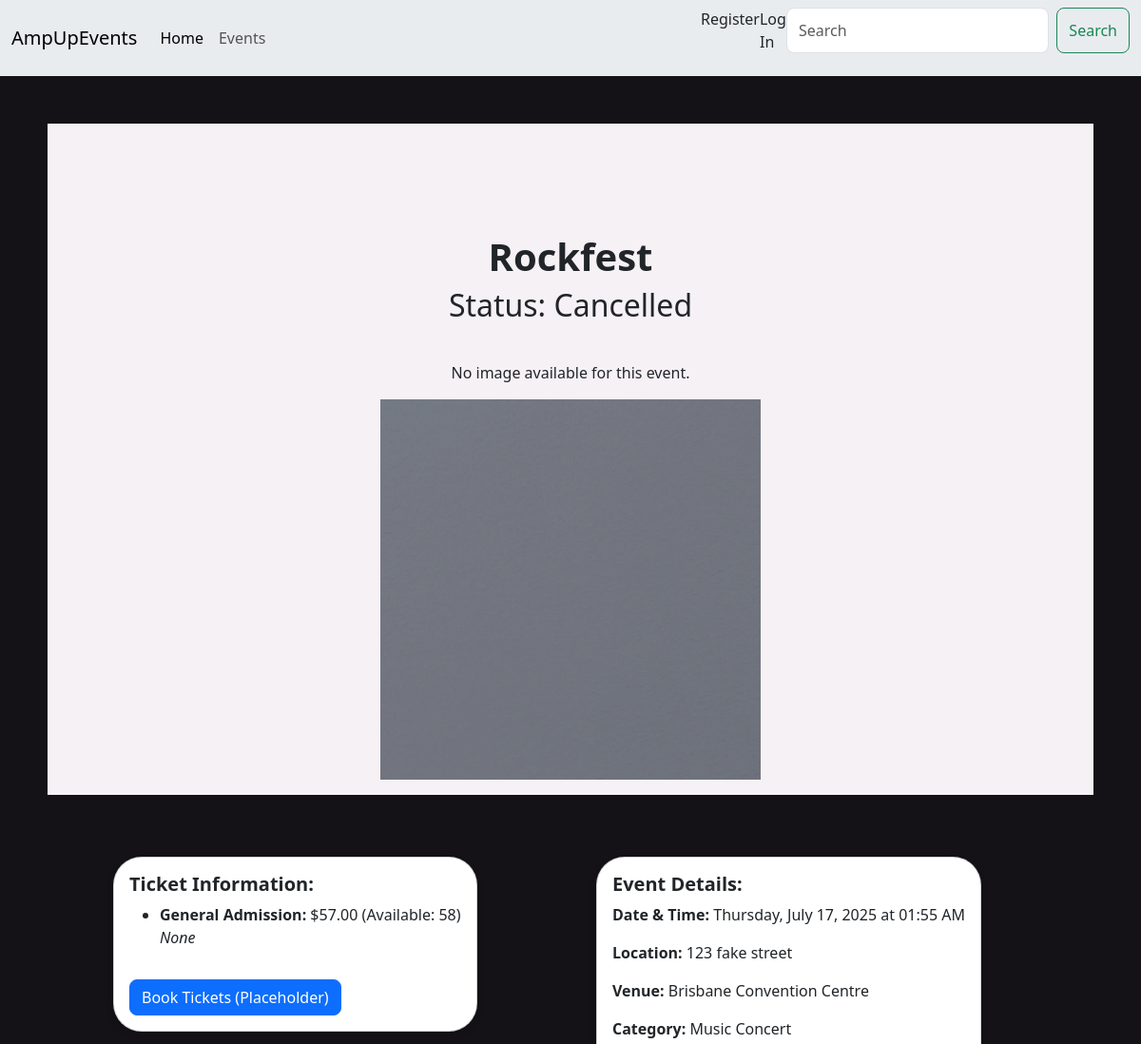
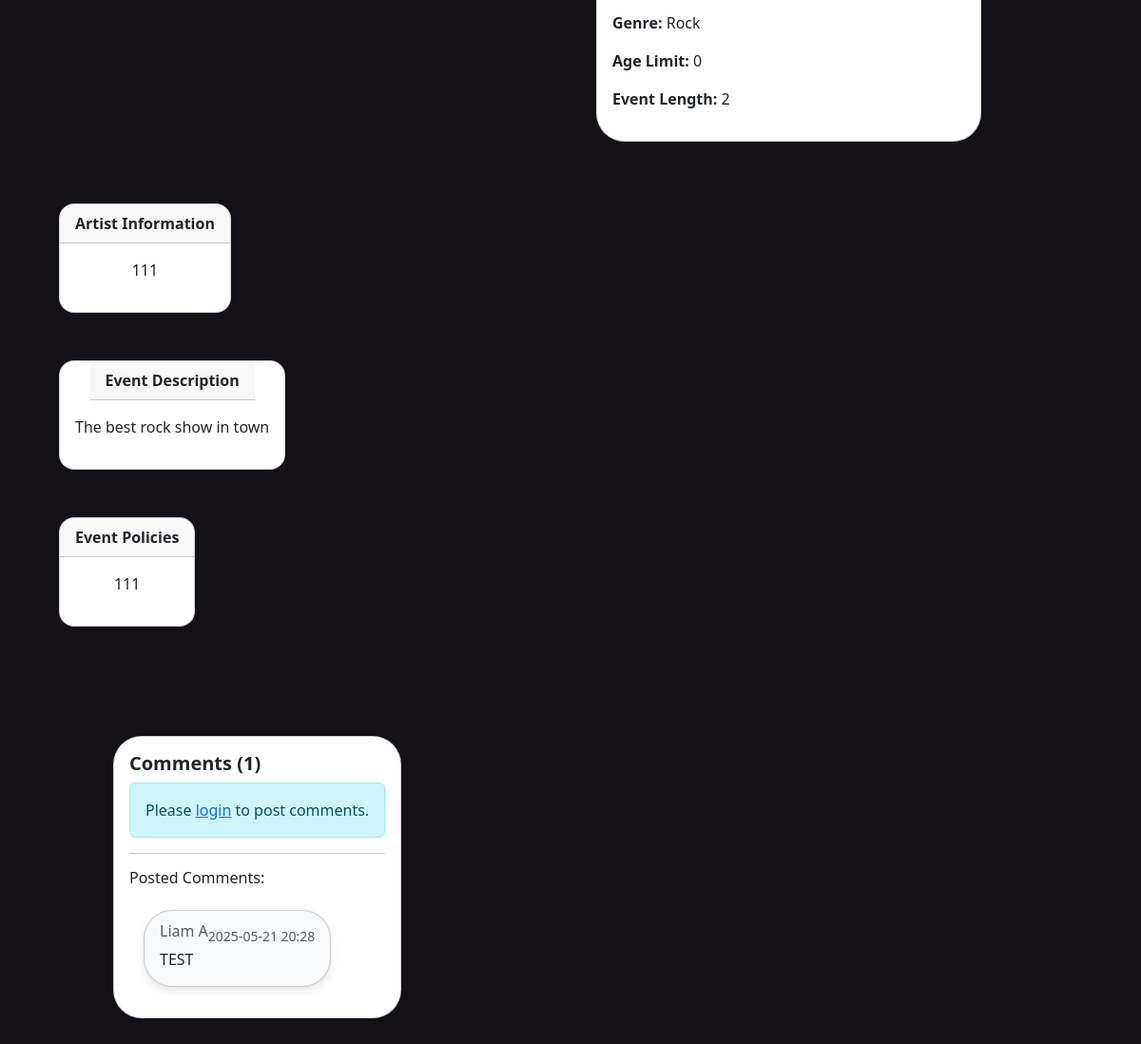
The page /events/1 on the database its author committed (2 pictures, top to bottom).
### website/models.py (models this page shows, shortened)
class Event(db.Model):
    __tablename__ = 'events'
    id = db.Column(db.Integer, primary_key=True)
    name = db.Column(db.String(120), index=True, nullable=False)
    description = db.Column(db.Text, nullable=True)
    image_filename = db.Column(db.String(255), nullable=True)
    start_datetime = db.Column(db.DateTime, nullable=False)
    location = db.Column(db.String(100), nullable=False)
    venue = db.Column(db.String(100), nullable=True)
    category_id = db.Column(db.Integer, db.ForeignKey('event_category.id'), nullable=False)
    status = db.Column(db.String(20), default='Open', nullable=False)
    genre = db.Column(db.String(50), nullable=True)
    age_limit = db.Column(db.Integer, nullable=True)
    length = db.Column(db.String(50), nullable=True)
    artist_info = db.Column(db.Text, nullable=True)
    policies = db.Column(db.Text, nullable=True)
    facebook = db.Column(db.String(255), nullable=True)
    instagram = db.Column(db.String(255), nullable=True)
    twitter = db.Column(db.String(255), nullable=True)
    youtube = db.Column(db.String(255), nullable=True)
    twitch = db.Column(db.String(255), nullable=True)
    created_at = db.Column(db.DateTime, default=datetime.now)
    updated_at = db.Column(db.DateTime, default=datetime.now, onupdate=datetime.now)
    created_by = db.Column(db.Integer, db.ForeignKey('users.id'), nullable=False)
    event_category = db.relationship('event_category', backref='events')
    ticket_types = db.relationship('ticket_type', backref='event', lazy='dynamic', cascade="all, delete-orphan")
    comments = db.relationship('Comment', backref='event', lazy='dynamic', cascade="all, delete-orphan")
    bookings = db.relationship('Booking', backref='event', lazy='dynamic', cascade="all, delete-orphan")

class ticket_type(db.Model):
    __tablename__ = 'ticket_type'
    id = db.Column(db.Integer, primary_key=True)
    event_id = db.Column(db.Integer, db.ForeignKey('events.id'), nullable=False)
    type_name = db.Column(db.String(100), nullable=False)
    description = db.Column(db.Text, nullable=True)
    price = db.Column(db.Float, nullable=False)
    quantity_available = db.Column(db.Integer, nullable=False)
    created_at = db.Column(db.DateTime, default=datetime.now)
    updated_at = db.Column(db.DateTime, default=datetime.now, onupdate=datetime.now)

class event_category(db.Model):
    __tablename__ = 'event_category'
    id = db.Column(db.Integer, primary_key=True)
    name = db.Column(db.String(100), nullable=False, unique=True)
    description = db.Column(db.Text, nullable=True)
    created_at = db.Column(db.DateTime, default=datetime.now)
    updated_at = db.Column(db.DateTime, default=datetime.now, onupdate=datetime.now)

class Comment(db.Model):
    __tablename__ = 'comments'
    id = db.Column(db.Integer, primary_key=True)
    text = db.Column(db.String(400), nullable=False)
    created_at = db.Column(db.DateTime, default=datetime.now)
    edited_at = db.Column(db.DateTime, nullable=True)
    is_edited = db.Column(db.Boolean, default=False)
    user_id = db.Column(db.Integer, db.ForeignKey('users.id'), nullable=False)
    event_id = db.Column(db.Integer, db.ForeignKey('events.id'), nullable=False)

class User(db.Model, UserMixin):
    __tablename__ = 'users'
    id = db.Column(db.Integer, primary_key=True)
    firstName = db.Column(db.String(100), index=True, unique=False, nullable=False)
    surname = db.Column(db.String(100), index=True, unique=False, nullable=False)
    email = db.Column(db.String(100), index=True, nullable=False, unique=True)
    mobileNumber = db.Column(db.String(20), index=True, nullable=False, unique=True)
    streetAddress = db.Column(db.String(150), index=True, nullable=False)
    password_hash = db.Column(db.String(255), nullable=False)
    role = db.Column(db.String(20), default='attendee')
    created_at = db.Column(db.DateTime, default=datetime.now)
    updated_at = db.Column(db.DateTime, default=datetime.now, onupdate=datetime.now)
    comments = db.relationship('Comment', backref='user', lazy='dynamic')
    bookings = db.relationship('Booking', backref='user', lazy='dynamic')
    events_created = db.relationship('Event', foreign_keys='Event.created_by', backref='creator_user', lazy='dynamic')

### website/events.py (the view)
@eventbp.route('/<int:id>')
def details(id):
    event = db.session.query(Event).filter_by(id=id).first_or_404()
    cform = CommentForm()
    comments = event.comments.order_by(Comment.created_at.desc()).all()
    return render_template('events/eventDetails.html', event=event, form=cform, comments=comments)

### website/forms.py (shortened to what this page needs)
class CommentForm(FlaskForm):
    text = TextAreaField('Comment', [
        InputRequired('Please enter a comment'),
        Length(min=1, max=400, message='Comment must be between 1 and 400 characters')
    ])
    submit = SubmitField('Post Comment')

### website/templates/events/eventDetails.html (shortened to what this page needs)
{% extends 'base.html' %}
{% from "bootstrap5/form.html" import render_form %}
{% block head %}
<link rel="stylesheet" href="{{ url_for('static', filename='style/eventDetails.css') }}">
{% endblock %}
{% block content %}
<main>
    {% if event %}
    <div class="row creation-banner">
        <div class="col-sm-12">
            <div class="Title text-center justify-content-center py-3">
                <h1>{{ event.name | default('Event Name Not Available') }}</h1>
                <h2>Status: {{ event.status | default('N/A') }}</h2>
            </div>
            {% if event.image_filename %}
            <div id="eventImageCarousel" class="carousel slide mb-4">
                <div class="carousel-inner">
                    <div class="carousel-item active">
                        <img src="{{ url_for('static', filename=event.image_filename) }}" class="d-block w-100"
                            alt="{{ event.name }} Image" style="max-height: 700px; object-fit: contain;">
                    </div>
                </div>
            </div>
            {% else %}
            <div class="text-center py-3">
                <p>No image available for this event.</p>
                <img src="{{ url_for('static', filename='img/grey.jpg') }}" class="d-block w-50 mx-auto"
                    alt="Placeholder Image" style="max-height: 400px; object-fit: contain;">
            </div>
            {% endif %}
        </div>
    </div>
    <div class="container mt-4">
        <div class="row">
            <div class="col-12 col-lg-6">
                <div class="card mb-3">
                    <div class="card-body">
                        <h5 class="card-title">Ticket Information:</h5>
                        {% if event.ticket_types.all() %}
                        <ul>
                            {% for ticket in event.ticket_types %}
                            <li>
                                <strong>{{ ticket.type_name }}:</strong> ${{ "%.2f"|format(ticket.price) }}
                                (Available: {{ ticket.quantity_available }}) <br>
                                <em>{{ ticket.description | default('')}}</em>
                            </li>
                            {% endfor %}
                        </ul>
                        {% else %}
                        <p>Ticket information not yet available or this event might be free.</p>
                        {% endif %}
                        <a href="#" class="btn btn-primary mt-3">Book Tickets (Placeholder)</a>
                    </div>
                </div>
            </div>
            <div class="col-12 col-lg-6">
                <div class="card">
                    <div class="card-body">
                        <h5 class="card-title">Event Details:</h5>
                        <p><strong>Date & Time:</strong> {{ event.start_datetime.strftime('%A, %B %d, %Y at %I:%M %p')
                            if event.start_datetime else 'N/A' }}</p>
                        <p><strong>Location:</strong> {{ event.location | default('N/A') }}</p>
                        <p><strong>Venue:</strong> {{ event.venue | default('N/A') }}</p>
                        <p><strong>Category:</strong> {{ event.event_category.name if event.event_category else 'N/A' }}
                        </p>
                        <p><strong>Genre:</strong> {{ event.genre | default('N/A') }}</p>
                        <p><strong>Age Limit:</strong> {{ event.age_limit if event.age_limit is not none else 'N/A' }}{{
                            '+' if event.age_limit and event.age_limit > 0 else '' }}</p>
                        <p><strong>Event Length:</strong> {{ event.length | default('N/A') }}</p>
                    </div>
                </div>
            </div>
        </div>
    </div>
    {% if event.artist_info %}
    <div class="row mt-4">
        <div class="col-sm-12 justify-content-center">
            <div class="card card-slider rounded-4 overflow-hidden">
                <div class="card-header fw-bold">Artist Information</div>
                <div class="card-body">
                    <p>{{ event.artist_info }}</p>
                </div>
            </div>
        </div>
    </div>
    {% endif %}
    {% if event.description %}
    <div class="row mt-4">
        <div class="col-sm-12">
            <div class="card card-slider rounded-4 overflow-hidden">
                <div class="card-header fw-bold">Event Description</div>
                <div class="card-body">
                    <p>{{ event.description }}</p>
                </div>
            </div>
        </div>
    </div>
    {% endif %}
    {% if event.policies %}
    <div class="row mt-4">
        <div class="col-sm-12">
            <div class="card card-slider rounded-4 overflow-hidden">
                <div class="card-header fw-bold">Event Policies</div>
                <div class="card-body">
                    <p>{{ event.policies }}</p>
                </div>
            </div>
        </div>
    </div>
    {% endif %}
    <div class="container mt-4 mb-5">
        <div class="row">
            <div class="col-12">
                <div class="card">
                    <div class="card-body">
                        <h5 class="card-title">Comments ({{ event.comments.count() }})</h5>
                        {% if current_user.is_authenticated %}
                        <form method="POST" action="{{ url_for('event.comment', id=event.id) }}" class="mb-4">
                            {{ form.csrf_token }}
                            <div class="mb-3">
                                {{ form.text.label(class="form-label") }}
                                {{ form.text(class="form-control", rows="3", placeholder="Write your comment here...")
                                }}
                                {% if form.text.errors %}
                                <div class="invalid-feedback d-block">
                                    {% for error in form.text.errors %}
                                    <span>{{ error }}</span><br>
                                    {% endfor %}
                                </div>
                                {% endif %}
                            </div>
                            {{ form.submit(class="btn btn-primary") }}
                        </form>
                        {% else %}
                        <div class="alert alert-info">
                            Please <a href="{{ url_for('auth.login', next=request.url) }}">login</a> to post comments.
                        </div>
                        {% endif %}
                        <hr>
                        <h6>Posted Comments:</h6>
                        {% if comments %}
                        {% for comment_item in comments %}
                        <div class="card mb-3 bg-light">
                            <div class="card-body">
                                <div class="d-flex justify-content-between">
                                    <h6 class="card-subtitle mb-2 text-muted">
                                        {{ comment_item.user.firstName if comment_item.user else 'Anonymous' }}
                                        {% if comment_item.user and comment_item.user.surname %}{{
                                        comment_item.user.surname }}{% endif %}
                                    </h6>
                                    <small class="text-muted">
                                        {{ comment_item.created_at.strftime('%Y-%m-%d %H:%M') }}
                                    </small>
                                </div>
                                <p class="card-text">{{ comment_item.text }}</p>
                            </div>
                        </div>
                        {% endfor %}
                        {% else %}
                        <div class="alert alert-secondary">
                            No comments yet. Be the first to comment!
                        </div>
                        {% endif %}
                    </div>
                </div>
            </div>
        </div>
    </div>
    {% else %}
    <div class="alert alert-danger text-center" role="alert">
        Event not found or details could not be loaded.
    </div>
    {% endif %}
</main>
{% endblock %}

### website/templates/base.html (shortened to what this page needs)
<html>
<head>
    <link href="https://cdn.jsdelivr.net/npm/bootstrap@5.3.2/dist/css/bootstrap.min.css" rel="stylesheet"
>
    {% block head %}
    {% endblock %}
</head>
<body style="background-color: #141117;">
    <header>
        <nav class="navbar navbar-expand-lg bg-body-secondary">
            <div class="container-fluid">
                <a class="navbar-brand" href="/">AmpUpEvents</a>
                <div class="collapse navbar-collapse" id="navbarSupportedContent">
                    <ul class="navbar-nav me-auto mb-2 mb-lg-0">
                        <li class="nav-item">
                            <a class="nav-link active" aria-current="page" href="/">Home</a>
                        </li>
                        <li class="nav-item">
                            <a class="nav-link" href="/events/">Events</a>
                        </li>
                    </ul>
                    <form class="d-flex" role="search">
                        {% if current_user.is_authenticated %}
                        <a class="nav-item nav-link disabled text-muted" href="#">Welcome {{current_user.firstName}}</a>
                        <a class="nav-item nav-link" href="{{ url_for('auth.logout') }}">Log Out</a>
                        <a class="nav-link {% if request.endpoint == 'main.booking_history' %}active{% endif %}" href="{{ url_for('main.booking_history') }}">Account</a>
                        {% else %}
                        <a class="nav-item nav-link" href="{{ url_for('auth.register') }}">Register</a>
                        <a class="nav-item nav-link" href="{{ url_for('auth.login') }}">Log In</a>
                        {% endif %}
                        <input class="form-control me-2" type="search" placeholder="Search" aria-label="Search">
                        <button class="btn btn-outline-success" type="submit">Search</button>
                    </form>
                </div>
            </div>
        </nav>
    </header>
    {% block content %}
    {% endblock %}
</body>
</html>

### website/static/style/eventDetails.css (style rules this page uses)
body { background-color: #f6f1f4; }
.card-title { font-weight: bold; }
.form-control { border-radius: 8px; }
.btn { border-radius: 8px; }
.card { padding: 0; margin: 15px; border-radius: 30px; overflow: hidden; max-width: auto; display: inline-block; box-shadow: 0 4px 8px rgba(0, 0, 0, 0.1); }
.card-slider { max-width: 1600px; justify-items: center; margin: auto; }
.row { margin: 50px; }
.creation-banner { background-color: #F6F1F4; }
.Title { margin-top: 100px; }
.Title h1 { font-weight: bolder; }

### rows shown on the page
Event: name "Rockfest", status "Cancelled", start_datetime "Thursday, July 17, 2025 at 01:55 AM", location "123 fake street", venue "Brisbane Convention Centre", genre "Rock", age_limit "0", length "2", artist_info "111", description "The best rock show in town", policies "111"
ticket_type: type_name "General Admission", price "57.00", quantity_available "58", description "None"
event_category: event_category "Music Concert"
Comment: user "Liam", user.surname "A", created_at "2025-05-21 20:28", text "TEST"

### other values the page prints
{{ event.comments.count() }} "1"
